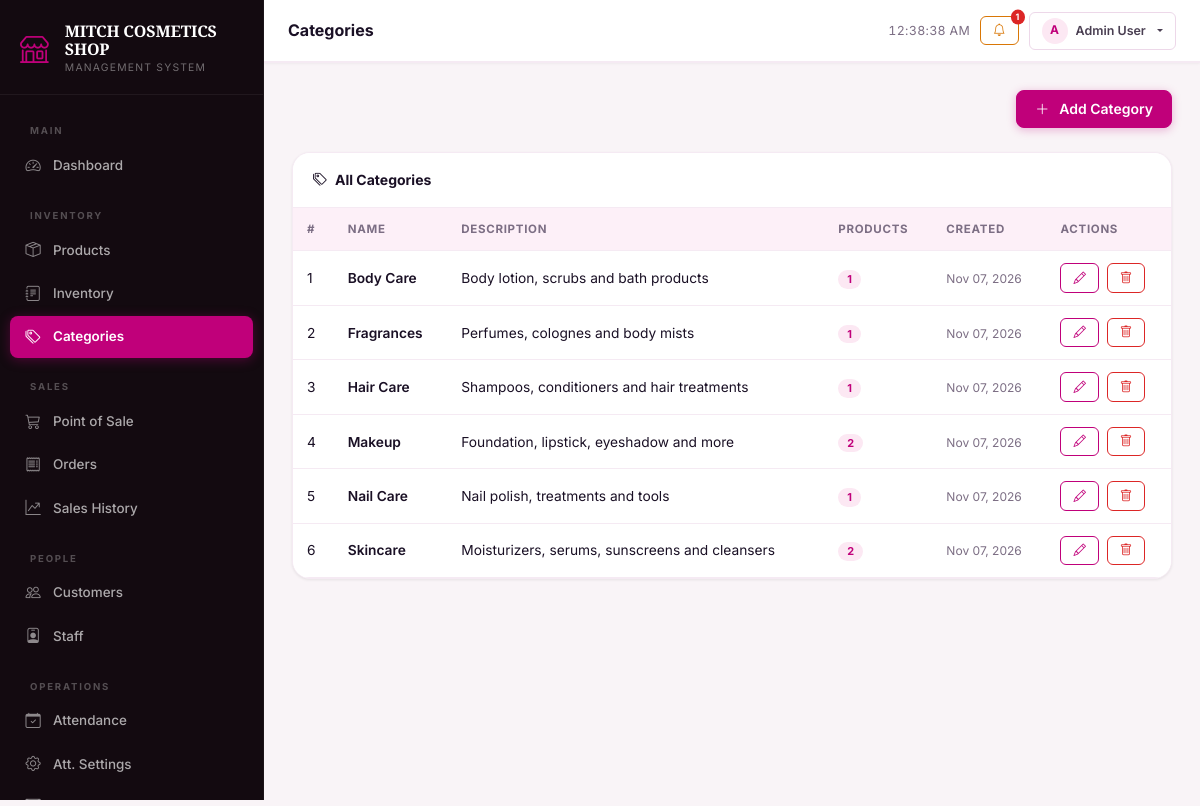
The app's page /categories.php (signed in) with its own data.
### tables this page shows
CREATE TABLE IF NOT EXISTS `categories` (
  `id`          INT UNSIGNED NOT NULL AUTO_INCREMENT,
  `name`        VARCHAR(100) NOT NULL,
  `description` TEXT                  DEFAULT NULL,
  `created_at`  DATETIME     NOT NULL DEFAULT CURRENT_TIMESTAMP,
  PRIMARY KEY (`id`),
  UNIQUE KEY `uq_categories_name` (`name`)
);

### categories.php (the view, shortened to what this page needs)
<?php
$db = getDB();
$categories = $db->query("
    SELECT c.*, COUNT(p.id) AS product_count
    FROM categories c
    LEFT JOIN products p ON p.category_id = c.id
    GROUP BY c.id ORDER BY c.name
")->fetchAll();
include __DIR__ . '/../includes/header.php';
?>
<div class="d-flex justify-content-between align-items-center mb-4">
  <button class="btn btn-primary" data-bs-toggle="modal" data-bs-target="#addCatModal">
    <i class="bi bi-plus-lg me-1"></i>Add Category
  </button>
</div>
<div class="card">
  <div class="card-header"><i class="bi bi-tags me-2"></i>All Categories</div>
  <div class="card-body p-0">
    <div class="table-responsive">
      <table class="table table-hover mb-0">
        <thead><tr><th>#</th><th>Name</th><th>Description</th><th>Products</th><th>Created</th><th>Actions</th></tr></thead>
        <tbody>
          <?php foreach ($categories as $i => $cat): ?>
          <tr>
            <td><?= $i+1 ?></td>
            <td class="fw-semibold"><?= htmlspecialchars($cat['name']) ?></td>
            <td><?= htmlspecialchars($cat['description'] ?? '—') ?></td>
            <td><span class="badge bg-primary"><?= $cat['product_count'] ?></span></td>
            <td><small class="text-muted"><?= date('M d, Y', strtotime($cat['created_at'])) ?></small></td>
            <td>
              <button class="btn btn-sm btn-outline-primary me-1"
                      onclick="editCategory(<?= json_encode($cat, JSON_HEX_TAG | JSON_HEX_APOS | JSON_HEX_QUOT | JSON_HEX_AMP) ?>)">
                <i class="bi bi-pencil"></i>
              </button>
              <form method="POST" class="d-inline" onsubmit="return confirm('Delete this category?')">
                <button type="submit" class="btn btn-sm btn-outline-danger"><i class="bi bi-trash"></i></button>
              </form>
            </td>
          </tr>
          <?php endforeach; ?>
        </tbody>
      </table>
    </div>
  </div>
</div>
<?php include __DIR__ . '/../includes/footer.php'; ?>

### style.css (style rules this page uses)
:root { --primary: #c0007a; --primary-dark: #96005e; --primary-light: #e8339a; --primary-xlight: #fce8f3; --dark: #0f0a10; --dark-2: #1a0a14; --dark-3: #2d1a26; --sidebar-bg: #130a10; --bg: #f9f4f7; --surface: #ffffff; --surface-2: #fdf0f8; --border: #edd8e9; --border-light: #f5eaf3; --text: #1a1025; --text-2: #4a3f52; --text-muted: #7c6e84; --text-inv: #ffffff; --success: #059669; --success-light: #d1fae5; --warning: #d97706; --warning-light: #fef3c7; --danger: #dc2626; --danger-light: #fee2e2; --info: #0284c7; --info-light: #e0f2fe; --accent: #ffe4f3; --accent-2: #ffd6ee; --secondary: #ff6fb5; --sidebar-w: 264px; --topbar-h: 62px; --radius-sm: 8px; --radius: 12px; --radius-lg: 18px; --radius-xl: 24px; --shadow-xs: 0 1px 3px rgba(0,0,0,.08); --shadow-sm: 0 2px 8px rgba(0,0,0,.08); --shadow: 0 4px 20px rgba(192,0,122,.10); --shadow-md: 0 8px 30px rgba(192,0,122,.14); --shadow-lg: 0 20px 60px rgba(0,0,0,.18); --t-fast: all .15s ease; --t: all .25s ease; --t-slow: all .4s ease; }
*, *::before, *::after { box-sizing: border-box; }
html { scroll-behavior: smooth; }
body { font-family: 'Inter', 'Segoe UI', system-ui, sans-serif; font-size: 15px; line-height: 1.6; background: var(--bg); color: var(--text); margin: 0; overflow-x: hidden; -webkit-font-smoothing: antialiased; }
.card { border: 1px solid var(--border-light); border-radius: var(--radius-lg); box-shadow: var(--shadow-xs); background: var(--surface); overflow: hidden; }
.card-header { background: var(--surface); border-bottom: 1px solid var(--border-light); font-weight: 700; font-size: .875rem; padding: 16px 20px; color: var(--text); display: flex; align-items: center; }
.card-body { padding: 20px; }
.table { vertical-align: middle; font-size: .86rem; margin: 0; }
.table > :not(caption) > * > * { padding: 12px 14px; border-color: var(--border-light); }
.table th { font-size: .72rem; font-weight: 700; text-transform: uppercase; letter-spacing: .7px; color: var(--text-muted); white-space: nowrap; background: var(--surface-2); }
.table td { color: var(--text); }
.table-hover tbody tr { transition: var(--t-fast); }
.btn { font-size: .875rem; font-weight: 600; border-radius: var(--radius-sm); padding: 8px 18px; transition: var(--t); line-height: 1.4; display: inline-flex; align-items: center; justify-content: center; gap: 6px; }
.btn-primary { background: var(--primary); border-color: var(--primary); color: #fff; box-shadow: 0 2px 10px rgba(192,0,122,.28); }
.btn-outline-primary { color: var(--primary); border-color: var(--primary); background: transparent; }
.btn-outline-danger { color: var(--danger); border-color: var(--danger); }
.btn-sm { font-size: .78rem; padding: 5px 12px; border-radius: 6px; }
.badge { font-size: .68rem; font-weight: 700; letter-spacing: .3px; padding: 4px 9px; border-radius: 99px; }
.badge.bg-primary { background: var(--primary-xlight) !important; color: var(--primary); }
.text-muted { color: var(--text-muted) !important; }

### records on screen
categories: name "Body Care", description "Body lotion, scrubs and bath products", product_count "1", created_at "Nov 07, 2026"
categories: name "Fragrances", description "Perfumes, colognes and body mists", product_count "1", created_at "Nov 07, 2026"
categories: name "Hair Care", description "Shampoos, conditioners and hair treatments", product_count "1", created_at "Nov 07, 2026"
categories: name "Makeup", description "Foundation, lipstick, eyeshadow and more", product_count "2", created_at "Nov 07, 2026"
categories: name "Nail Care", description "Nail polish, treatments and tools", product_count "1", created_at "Nov 07, 2026"
categories: name "Skincare", description "Moisturizers, serums, sunscreens and cleansers", product_count "2", created_at "Nov 07, 2026"

### other values on screen
APP_NAME "MITCH COSMETICS SHOP"
$pageTitle "Categories"
$lowCount "1"
substr($user['name'] ?? 'U', 0, 1) "A"
$user['name'] "Admin User"
